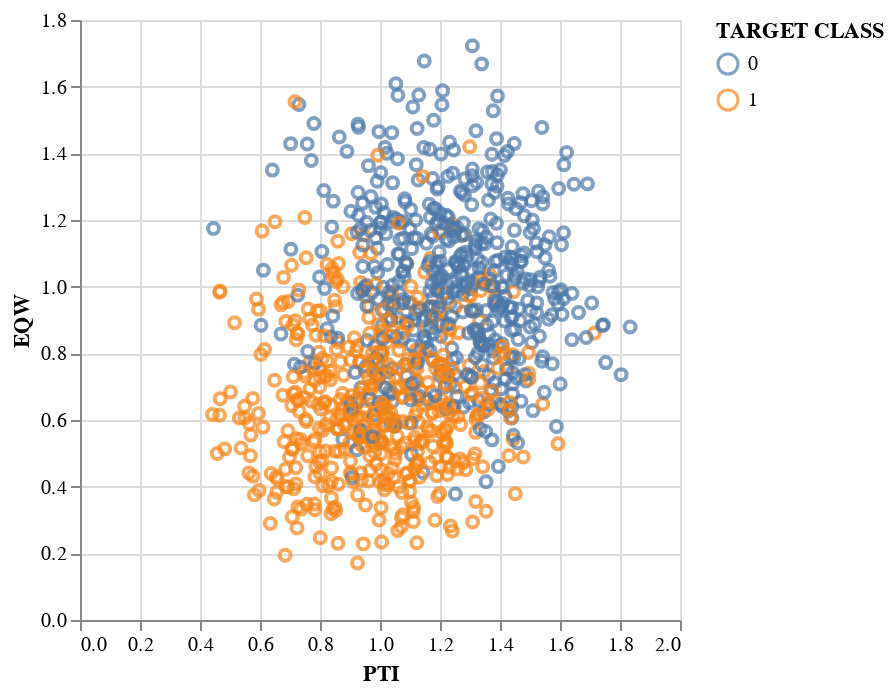

Source (notebook cell):
### Markdown cell above
Let's see some interactive plots with ALtair:

### Code cell
scatter_chart = alt.Chart(df).mark_point().encode(
    x='PTI',
    y='EQW',
    color='TARGET CLASS:N',  # ':N' denotes a nominal (categorical) data type
    tooltip=['WTT', 'PTI', 'TARGET CLASS']
).interactive()  # This makes the chart interactive

# Display the chart
scatter_chart

### Figure 1 — Vega-Lite specification as saved in the notebook (floating-point values rounded to 4 significant figures; data arrays with more than 128 entries replaced by an {"elided": "..."} marker saying what was removed)
{"config": {"view": {"continuousWidth": 300, "continuousHeight": 300}}, "data": {"name": "data-298cb737deb2f47f978306597a3b6735"}, "mark": {"type": "point"}, "encoding": {"color": {"field": "TARGET CLASS", "type": "nominal"}, "tooltip": [{"field": "WTT", "type": "quantitative"}, {"field": "PTI", "type": "quantitative"}, {"field": "TARGET CLASS", "type": "quantitative"}], "x": {"field": "PTI", "type": "quantitative"}, "y": {"field": "EQW", "type": "quantitative"}}, "params": [{"name": "param_1", "select": {"type": "interval", "encodings": ["x", "y"]}, "bind": "scales"}], "$schema": "https://vega.github.io/schema/vega-lite/v5.8.0.json", "datasets": {"data-298cb737deb2f47f978306597a3b6735": {"elided": "1000 records"}}}
